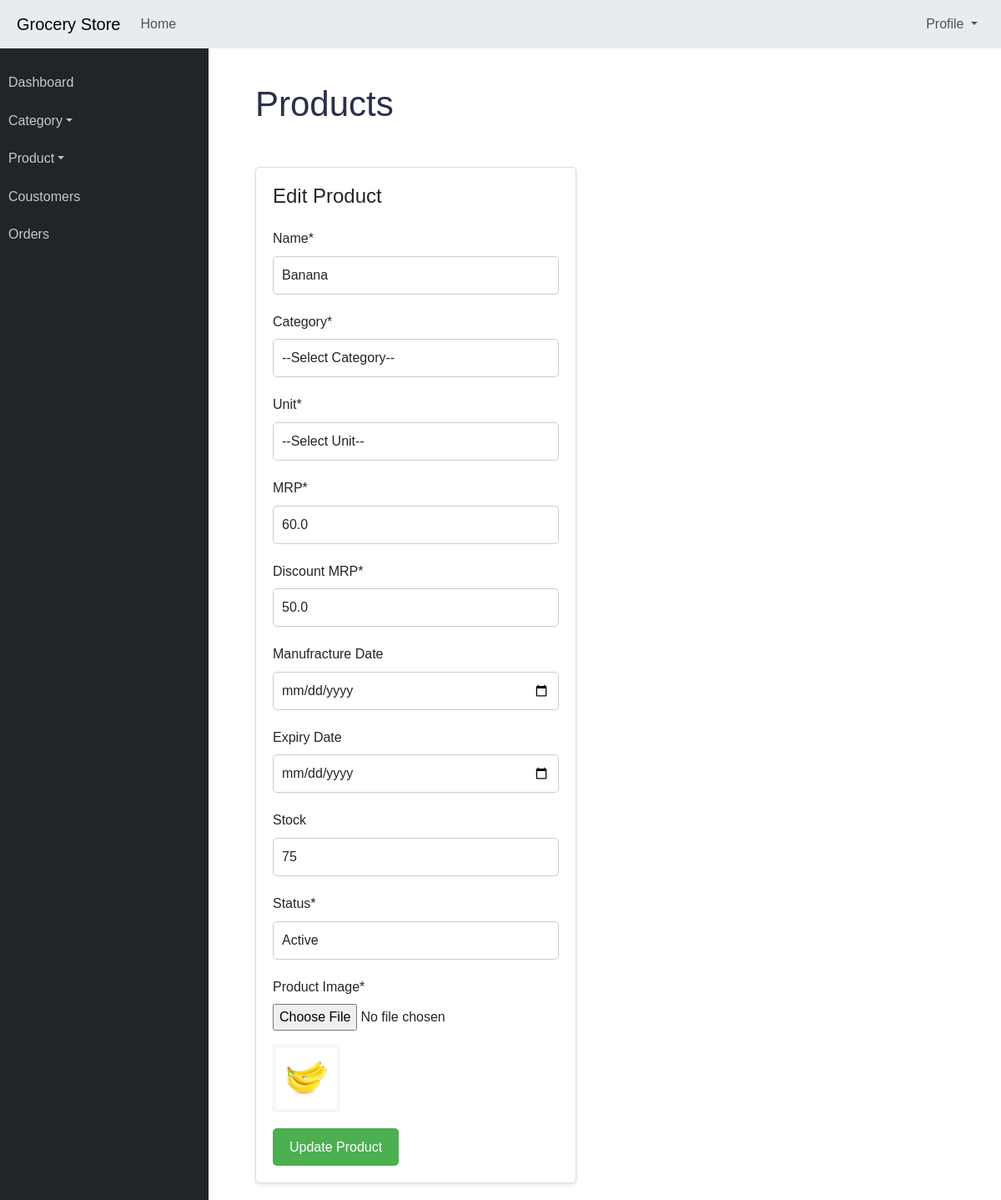
Page /admin/edit/product/1 on the committed database.
### application/models.py (models this page shows)
class Product(db.Model):
    id = db.Column(db.Integer, primary_key=True)
    name = db.Column(db.String(100), nullable=False)
    price = db.Column(db.Float, nullable=False)
    discount = db.Column(db.Float, nullable=False)
    MFG_date = db.Column(db.Date, nullable=True)
    EXP_date = db.Column(db.Date, nullable=True)
    stock = db.Column(db.Integer, nullable=False)
    unit = db.Column(db.String(100), nullable=True)
    image = db.Column(db.String(100), nullable=False)
    status = db.Column(db.String(100), nullable=False)
    category_id = db.Column(db.Integer, db.ForeignKey('category.id'), nullable=False)
    category = db.relationship('Category', backref=db.backref('products', lazy=True))

### application/controllers.py (the view, shortened to what this page needs)
@app.route('/admin/edit/product/<int:id>', methods=['GET', 'POST'])
def product_edit(id):
    allcategory = Category.query.all()
    form = AddProduct()
    product = Product.query.filter_by(id=id).first()
    return render_template('edit_product.html', product=product, form=form, allcategory=allcategory)

### application/forms.py
class AddProduct(FlaskForm):
    name = StringField('Name', validators=[DataRequired(), Length(min=2, max=20)])
    category = StringField('Category', validators=[DataRequired()])
    price = StringField('Price', validators=[DataRequired()])
    discount = StringField('Discount', validators=[DataRequired()])
    MFG_date = DateField('MFG_date', validators=[DataRequired(False)])
    status = StringField('Status', validators=[DataRequired()])
    stock = StringField('Stock', validators=[DataRequired()])
    unit = StringField('Unit', validators=[DataRequired()])

### templates/edit_product.html (shortened to what this page needs)
{% extends "admin_base.html" %}
{% block content %}
<div class="container-fluid">
    <h2 class="mt-30 page-title">Products</h2>
    <div class="row">
        <div class="col-lg-6 col-md-6">
            <div class="card card-static-2 mb-30">
                <div class="card-title-2">
                    <h4>Edit Product</h4>
                </div>
                <div class="card-body-table">
                    <div class="news-content-right pd-20">
                        <form action="/admin/edit/product/{{product.id}}" method="POST" enctype="multipart/form-data">
                            <div class="form-group">
                                <label class="form-label">Name*</label>
                                <input id="name" class="form-control" name="name" placeholder="Category Name" value="{{product.name}}">
                            </div>
                            <div class="form-group">
                                <label class="form-label">Category*</label>
                                <select id="categtory" name="category" class="form-control">
                                    <option selected>--Select Category--</option>
                                </select>
                            </div>
                            <div class="form-group">
                                <label class="form-label">Unit*</label>
                                <select id="unit" name="unit" class="form-control">
                                    <option selected>--Select Unit--</option>
                                </select>
                            </div>
                            <div class="form-group">
                                <label class="form-label">MRP*</label>
                                <input id="price" type="number" class="form-control" name="price" placeholder="₹0" value="{{product.price}}">
                            </div>
                            <div class="form-group">
                                <label class="form-label">Discount MRP*</label>
                                <input id="discount" type="number" class="form-control" name="discount" placeholder="₹0" value="{{product.discount}}">
                            </div>
                            <div class="form-group">
                                <label class="form-label">Manufracture Date</label>
                                <input id="MFG_date" type="date" class="form-control" name="MFG_date" placeholder="Date"value="{{product.MFG_date}}">
                            </div>
                            <div class="form-group">
                                <label class="form-label">Expiry Date</label>
                                <input id="EXP_date" type="date" class="form-control" name="EXP_date" placeholder="Date" value="{{product.EXP_date}}">
                            </div>
                            <div class="form-group">
                                <label class="form-label">Stock</label>
                                <input id="stock" type="number" class="form-control" name="stock" placeholder="100" value="{{product.stock}}">
                            </div>
                            <div class="form-group">
                                <label class="form-label">Status*</label>
                                <select id="status" name="status" class="form-control">
                                    <option selected>Active</option>
                                </select>
                            </div>
                            <div class="form-group">
                                <label class="form-label">Product Image*</label>
                                <div class="input-group">
                                    <div class="custom-file">
                                        <input type="file"  id="inputGroupFile04"
                                            aria-describedby="inputGroupFileAddon04" name="image" value="{{product.image}}">
                                    </div>
                                </div>
                                {% if product.image %}
                                <div class="add-cate-img-1">
                                    <img src="{{url_for('static', filename='uploads/product/' + product.image)}}" alt="">
                                </div>
                                {% endif %}
                            </div>
                            <button class="save-btn hover-btn" type="submit">Update Product</button>
                        </form>
                    </div>
                </div>
            </div>
        </div>
    </div>
</div>
{% endblock %}

### static/css/admin-style.css (style rules this page uses)
.input-group { width: 400px; }
body { font-family: Arial, sans-serif; line-height: 1.6; margin: 0; padding: 0; }
.container-fluid { width: 100%; padding-right: 15px; padding-left: 15px; margin-right: auto; margin-left: auto; padding-left: 1.5rem !important; padding-right: 1.5rem !important; }
.mt-30 { margin-top: 30px !important; }
h2 { color: #333; }
.card { border: 1px solid #ddd; border-radius: 5px; box-shadow: 0 2px 4px rgba(0, 0, 0, 0.1); padding: 20px; }
.card-title-2 { margin-bottom: 15px; }
.form-group { margin-bottom: 20px; }
.form-control { width: 100%; padding: 10px; font-size: 16px; border: 1px solid #ccc; border-radius: 5px; }
.custom-file { position: relative; display: inline-block; width: 100%; }
.save-btn { background-color: #4CAF50; color: #fff; border: none; padding: 10px 20px; border-radius: 5px; cursor: pointer; font-size: 16px; }
img { vertical-align: middle; border-style: none; }
.row { margin-top: 50px; }
.page-title { font-size: 42px; color: #2b2f4c; text-align: left; margin-bottom: 36px; }
.add-cate-img-1 { border: 1px solid #efefef; border-radius: 3px; text-align: center; background: #f9f9f9; width: 80px; height: 80px; margin-top: 17px; padding: 3px; }
.add-cate-img-1 img { width: 100%; }

### rows in the picture
Product: name "Banana", price "60.0", discount "50.0", stock "75", image (picture)
